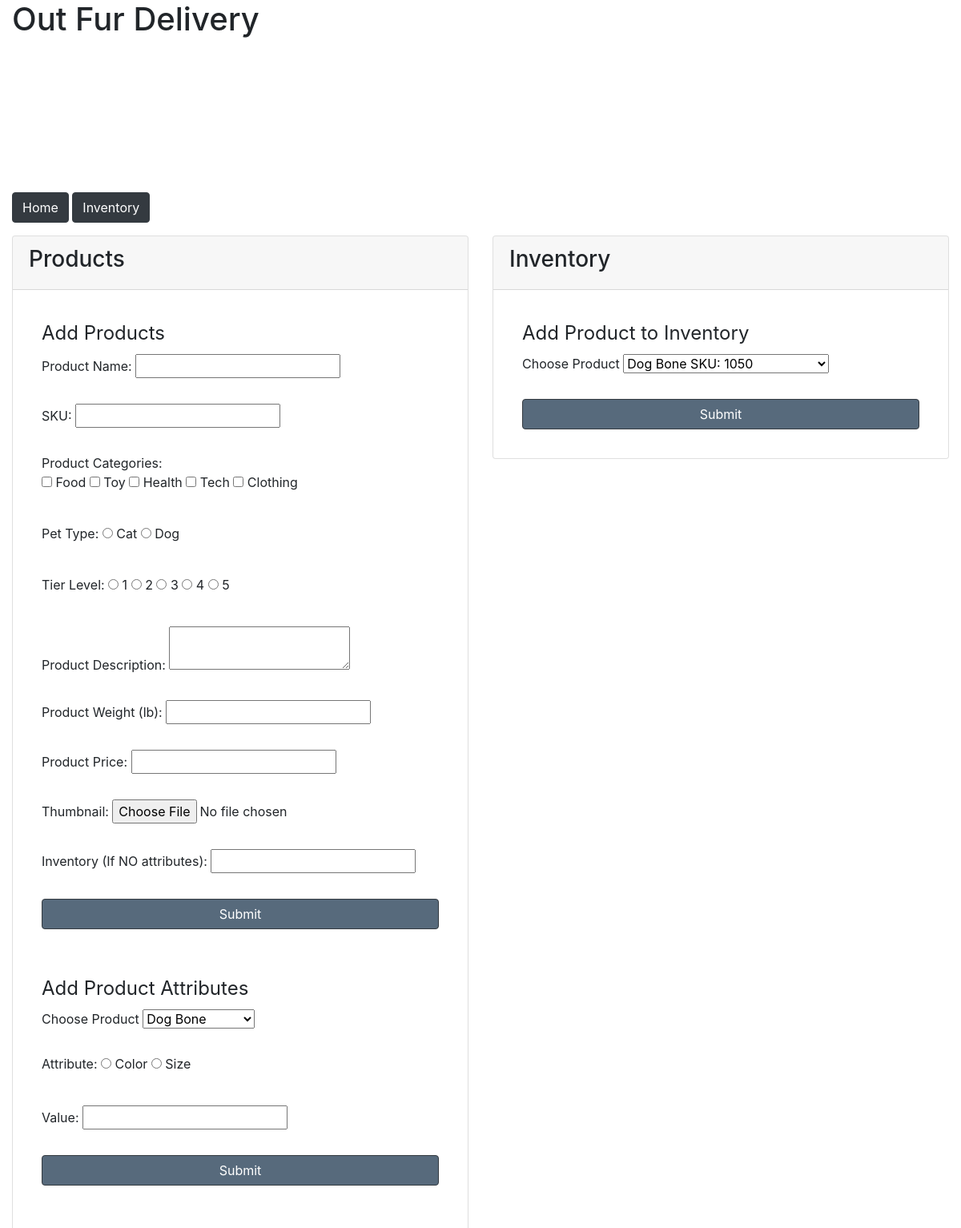
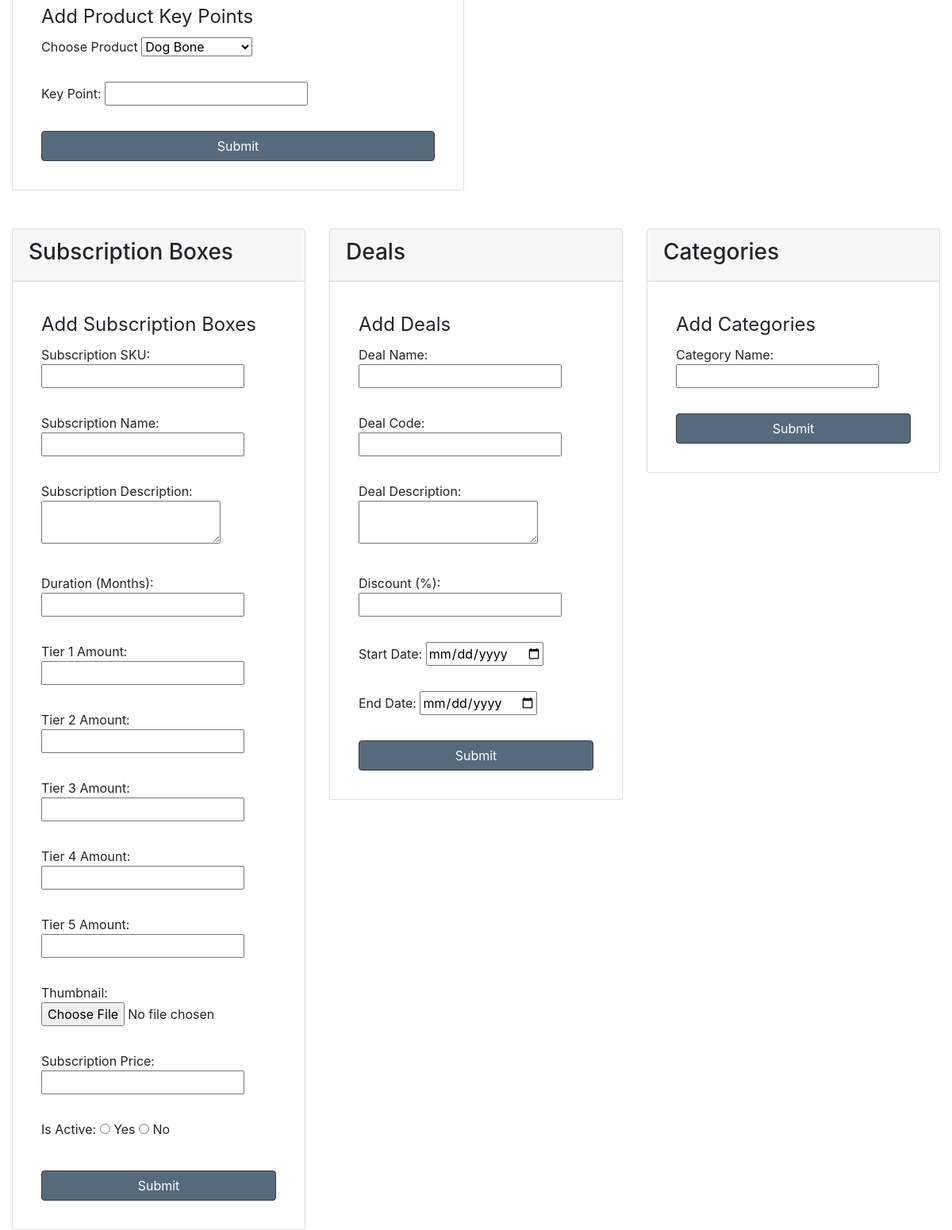
Screenshot of /admin-add.php with the database file from the repository (2 pictures, top to bottom).
### tables this page shows
CREATE TABLE `categories` (
  `categoryId` int(11) NOT NULL,
  `name` varchar(100) NOT NULL,
  `dateCreated` timestamp NOT NULL DEFAULT current_timestamp() ON UPDATE current_timestamp()
);

### admin-add.php (the view, shortened to what this page needs)
<!DOCTYPE html>
<html lang="en">
<head>
    <link rel="stylesheet" href="https://cdn.jsdelivr.net/npm/bootstrap@4.5.3/dist/css/bootstrap.min.css">
    <link rel="stylesheet" href="css" type="text/css">
    <link rel="stylesheet" href="stylesheet.css" type="text/css">
</head>
<body>
<div class="container  mb-3">
    <header>
        <h1>Out Fur Delivery</h1>
    </header>
    <nav>
        <a href="index.php" class="btn btn-dark">Home</a>
        <a href="admin-inventory.php" class="btn btn-dark">Inventory</a>
    </nav>
</div>
<?php
require_once "connect-db.php";
$sql = "select * from categories";
$statement = $db->prepare($sql);
if ($statement->execute()) {
    $categories = $statement->fetchAll();
} else {
    $error = "Error Loading Categories";
}
$sql2 = "select * from products";
$statement2 = $db->prepare($sql2);
if ($statement2->execute()) {
    $products = $statement2->fetchAll();
} else {
    $error = "Error Loading Products";
}
?>
<div class="container">
    <div class="row">
        <div class="col-md-6">
            <div class="card">
                <div class="card-header">
                    <h3>Products</h3>
                </div>
                <div class="card-body">
                    <form class="form m-3" method="post" enctype="multipart/form-data" action="<?php echo $_SERVER['PHP_SELF']; ?>">
                        <fieldset>
                            <legend>Add Products</legend>
                            <label>Product Name: <input type="text" name="productName" required></label><br><br>
                            <label>SKU: <input type="text" name="sku" required></label><br><br>
                            <label>Product Categories:<br>
                                <?php
                                foreach ($categories as $c) { ?>
                                    <input type="checkbox" id="<?php echo $c["name"] . "Category"; ?>" name="categories[]" value="<?php echo $c["categoryId"]; ?>">
                                    <label for="<?php echo $c["name"] . "Category" ?>"><?php echo $c["name"]; ?></label>
                                    <?php
                                }
                                ?>
                            </label><br><br>
                            <label>Pet Type:
                                <input type="radio" name="productPetType" value="cat" id="productCat" required>
                                <label for="productCat">Cat</label>
                                <input type="radio" name="productPetType" value="dog" id="productDog" required>
                                <label for="productDog">Dog</label>
                            </label><br><br>
                            <label>Tier Level:
                                <input type="radio" name="productTierLevel" value="1" id="productLevel1" required>
                                <label for="productLevel1">1</label>
                                <input type="radio" name="productTierLevel" value="2" id="productLevel2" required>
                                <label for="productLevel2">2</label>
                                <input type="radio" name="productTierLevel" value="3" id="productLevel3" required>
                                <label for="productLevel3">3</label>
                                <input type="radio" name="productTierLevel" value="4" id="productLevel4" required>
                                <label for="productLevel4">4</label>
                                <input type="radio" name="productTierLevel" value="5" id="productLevel5" required>
                                <label for="productLevel5">5</label>
                            </label><br><br>
                            <label>Product Description: <textarea type="text" name="productDescription" required></textarea></label><br><br>
                            <label>Product Weight (lb): <input type="tel" name="productWeight" required></label><br><br>
                            <label>Product Price: <input type="tel" name="productPrice" required></label><br><br>
                            <label>Thumbnail: <input type="file" name="file" required></label><br><br>
                            <label>Inventory (If NO attributes): <input type="tel" name="inventory"></label><br><br>
                            <input type="submit" name="addProduct" class="btn btn-dark btn-block">
                        </fieldset>
                    </form><br>
                    <form class="form m-3" method="post" enctype="multipart/form-data" action="<?php echo $_SERVER['PHP_SELF']; ?>">
                        <fieldset>
                            <legend>Add Product Attributes</legend>
                            <label for="products">Choose Product</label>
                            <select name="products" id="products">
                                <?php
                                foreach ($products as $p) { ?>
                                    <option value="<?php echo $p["productId"];?>"><?php echo $p["productName"];?></option>
                                    <?php
                                }
                                ?>
                            </select><br><br>
                            <label>Attribute:
                                <input type="radio" name="productAttribute" value="color" id="colorAttribute" required>
                                <label for="colorAttribute">Color</label>
                                <input type="radio" name="productAttribute" value="size" id="sizeAttribute" required>
                                <label for="sizeAttribute">Size</label>
                            </label><br><br>
                            <label>Value: <input type="text" name="productAttributeValue" required></label><br><br>
                            <input type="submit" name="addProductAttribute" class="btn btn-dark btn-block">
                        </fieldset>
                    </form><br>
                    <form class="form m-3" method="post" enctype="multipart/form-data" action="<?php echo $_SERVER['PHP_SELF']; ?>">
                        <fieldset>
                            <legend>Add Product Key Points</legend>
                            <label for="products">Choose Product</label>
                            <select name="productId" id="productId">
                                <?php
                                foreach ($products as $p) { ?>
                                    <option value="<?php echo $p["productId"];?>"><?php echo $p["productName"];?></option>
                                    <?php
                                }
                                ?>
                            </select><br><br>
                            <label>Key Point: <input type="text" name="productKeyPoint" required></label><br><br>
                            <input type="submit" name="addProductKeyPoint" class="btn btn-dark btn-block">
                        </fieldset>
                    </form>
                </div>
            </div>
        </div>
        <div class="col-md-6">
            <div class="card">
                <div class="card-header">
                    <h3>Inventory</h3>
                </div>
                <div class="card-body">
                    <form class="form m-3" method="post" enctype="multipart/form-data" action="admin-inventory.php">
                        <fieldset>
                            <legend>Add Product to Inventory</legend>
                            <label for="productInventory">Choose Product</label>
                            <select name="productInventoryId" id="productInventory" onchange="getAttributes();">
                                <?php
                                foreach ($products as $p) { ?>
                                    <option value="<?php echo $p["productId"];?>"><?php echo $p["productName"] . " SKU: " . $p["sku"];?></option>
                                    <?php
                                }
                                ?>
                            </select><br><br>
                            <input type="submit" name="addInventory" class="btn btn-dark btn-block">
                        </fieldset>
                    </form>
                </div>
            </div>
        </div>
    </div>
    <div class="row mt-5">
        <div class="col-lg-4">
            <div class="card">
                <div class="card-header">
                    <h3>Subscription Boxes</h3>
                </div>
                <div class="card-body">
                    <form class="form m-3" method="post" enctype="multipart/form-data" action="<?php echo $_SERVER['PHP_SELF']; ?>">
                        <fieldset>
                            <legend>Add Subscription Boxes</legend>
                            <label>Subscription SKU: <input type="text" name="subscriptionSku" required></label><br><br>
                            <label>Subscription Name: <input type="text" name="subscriptionName" required></label><br><br>
                            <label>Subscription Description: <textarea type="text" name="subscriptionDescription" required></textarea> </label><br><br>
                            <label>Duration (Months): <input type="tel" name="duration" required></label><br><br>
                            <label>Tier 1 Amount: <input type="tel" name="tierOneAmount" required></label><br><br>
                            <label>Tier 2 Amount: <input type="tel" name="tierTwoAmount" required></label><br><br>
                            <label>Tier 3 Amount: <input type="tel" name="tierThreeAmount" required></label><br><br>
                            <label>Tier 4 Amount: <input type="tel" name="tierFourAmount" required></label><br><br>
                            <label>Tier 5 Amount: <input type="tel" name="tierFiveAmount" required></label><br><br>
                            <label>Thumbnail: <input type="file" name="file" required></label><br><br>
                            <label>Subscription Price: <input type="tel" name="subscriptionPrice"></label><br><br>
                            <label>Is Active:
                                <input type="radio" name="subscriptionIsActive" value="yes" id="isActiveYes" required>
                                <label for="isActiveYes">Yes</label>
                                <input type="radio" name="subscriptionIsActive" value="no" id="isActiveNo" required>
                                <label for="isActiveNo">No</label>
                            </label><br><br>
                            <input type="submit" name="addSubscriptionBox" class="btn btn-dark btn-block">
                        </fieldset>
                    </form>
                </div>
            </div>
        </div>
        <div class="col-lg-4">
            <div class="card">
                <div class="card-header">
                    <h3>Deals</h3>
                </div>
                <div class="card-body">
                    <form class="form m-3" method="post" enctype="multipart/form-data" action="<?php echo $_SERVER['PHP_SELF']; ?>">
                        <fieldset>
                            <legend>Add Deals</legend>
                            <label>Deal Name: <input type="text" name="dealName" required></label><br><br>
                            <label>Deal Code: <input type="text" name="code" required></label><br><br>
                            <label>Deal Description: <textarea type="text" name="dealDescription" required></textarea> </label><br><br>
                            <label>Discount (%): <input type="tel" name="dealDiscount" required></label><br><br>
                            <label>Start Date: <input type="date" name="activeDate" required></label><br><br>
                            <label>End Date: <input type="date" name="expirationDate" required></label><br><br>
                            <input type="submit" name="addDeal" class="btn btn-dark btn-block">
                        </fieldset>
                    </form>
                </div>
            </div>
        </div>
        <div class="col-lg-4">
            <div class="card">
                <div class="card-header">
                    <h3>Categories</h3>
                </div>
                <div class="card-body">
                    <form class="form m-3" method="post" enctype="multipart/form-data" action="<?php echo $_SERVER['PHP_SELF']; ?>">
                        <fieldset>
                            <legend>Add Categories</legend>
                            <label>Category Name: <input type="text" name="categoryName" required></label><br><br>
                            <input type="submit" name="addCategory" class="btn btn-dark btn-block">
                        </fieldset>
                    </form>
                </div>
            </div>
        </div>
    </div>
</div>
</body>
</html>

### stylesheet.css (style rules this page uses)
.container { max-width: 1600px; }
header { height: 240px; }
.homePlan .btn, .homeProducts .btn, form .btn { background-color: rgb(87,106,124); }

### rows the page displays
categories: name "Food"
categories: name "Toy"
categories: name "Health"
categories: name "Tech"
categories: name "Clothing"

### other values shown
form field products "Dog Bone"
form field productId "Dog Bone"
form field productInventoryId "Dog Bone SKU: 1050"
